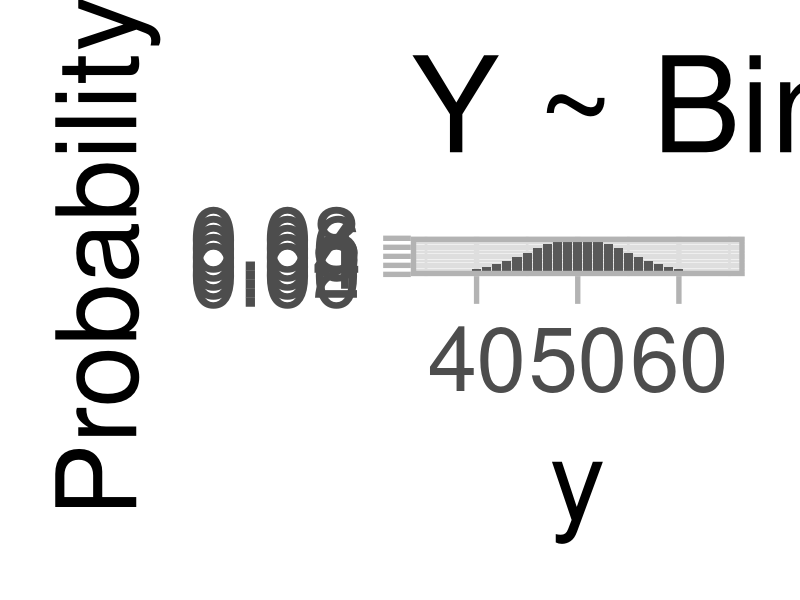
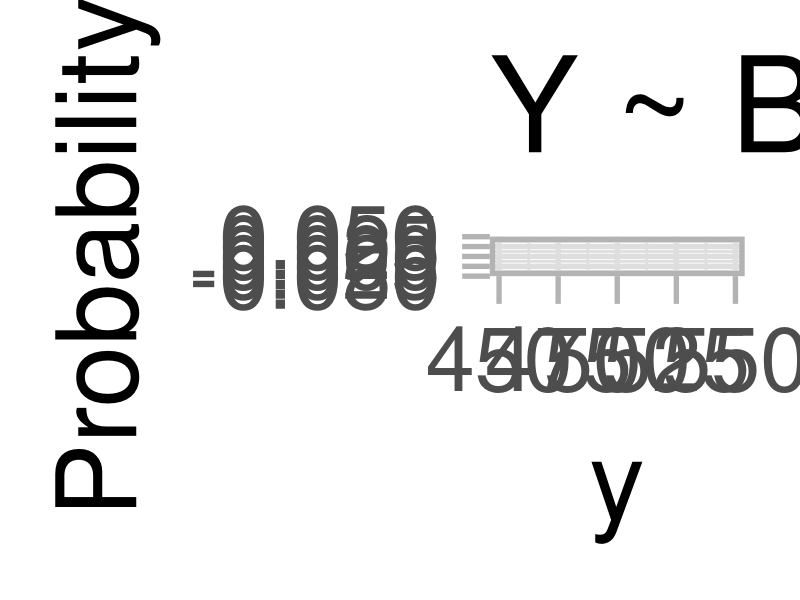

R code for these plots, in order:
## ---- chunk 1
library(tidyverse)

df <- tibble(y = 0:100,
             p = dbinom(0:100, 100, prob = .5))
ggplot(df, aes(x = y,
               y = p)) +
  geom_col() +
  xlim(qbinom(.001, size = 100, prob = .5), 
       qbinom(.999, size = 100, prob = .5)) +
  labs(title = "Y ~ Binomial(n = 100, p = .5)",
       y = "Probability") +
  theme_light(base_size = 80)

## ---- chunk 2

LB <- qbinom(.025, size = 1000, prob = .50)
UB <- qbinom(.975, size = 1000, prob = .50)
df %>%
  mutate(in_body = y < UB & y > LB) %>%
  ggplot(aes(x = y,
             y = p,
             fill = in_body)) +
  geom_col() +
  xlim(qbinom(.001, size = 1000, prob = .50), 
       qbinom(.999, size = 1000, prob = .50)) +
  labs(title = "Y ~ Binomial(n = 100, p = .5)",
       y = "Probability") +
  theme_light(base_size = 80) +
  theme(legend.position = "none")
